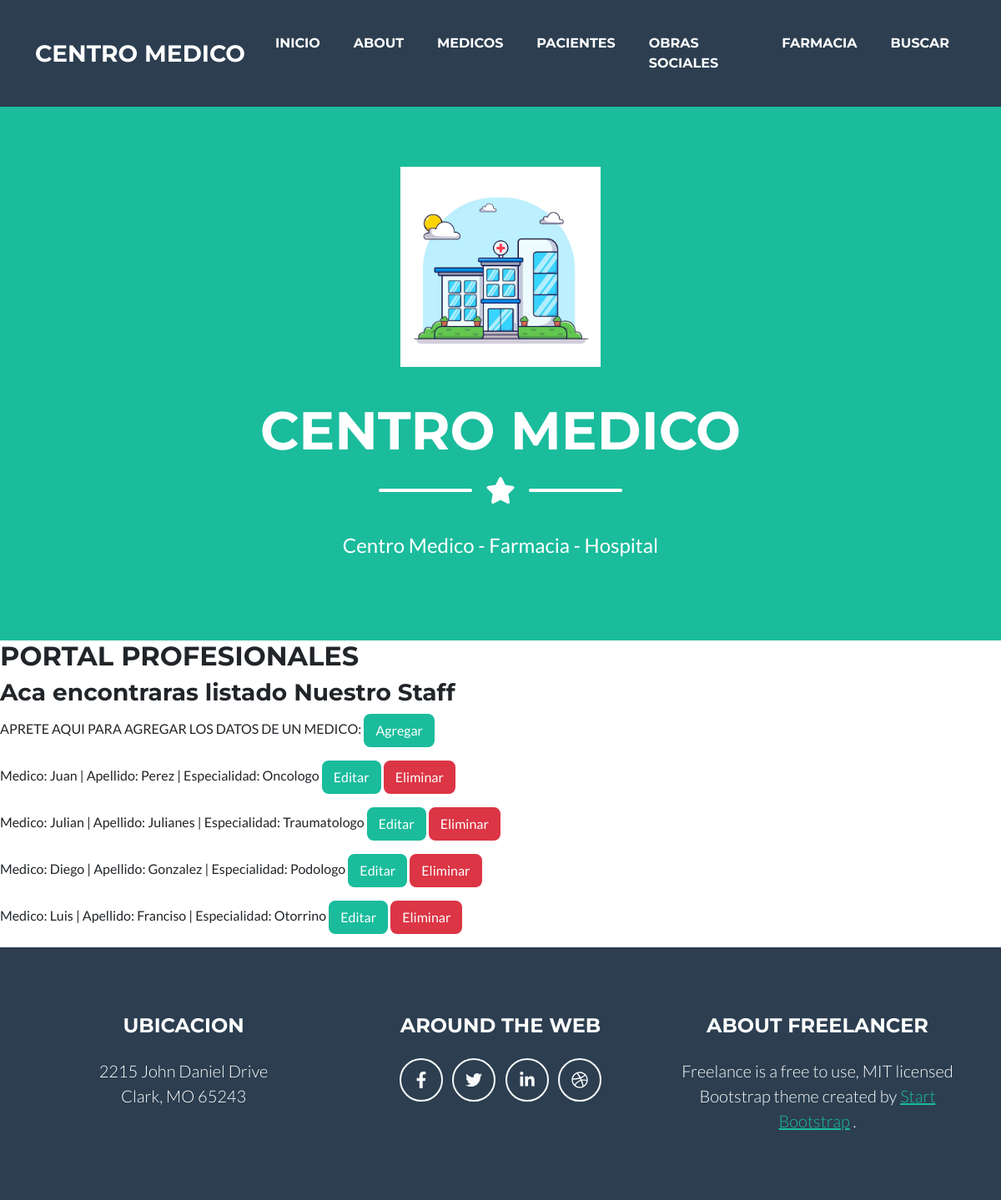
Page /medico_lista/ on the committed database.
### centromed/models.py (models this page shows, shortened)
class Medico(models.Model):
    nombre= models.CharField(max_length=20)
    apellido= models.CharField(max_length=20)
    matricula = models.IntegerField()
    especialidad= models.CharField (max_length=20)
    email= models.EmailField()

### centromed/views.py (the view)
# urls.py: path("medico_lista/", MedicoListView.as_view(), name= "medico_lista"),
class MedicoListView(ListView):
    model = Medico
    context_object_name = "medicos"
    template_name = "centromed/medico_lista.html"

### centromed/templates/centromed/medico_lista.html (shortened to what this page needs)
{% extends 'centromed/base.html' %}
{% block mutable %}
    <h2>PORTAL PROFESIONALES</h2>
    <h3>Aca encontraras listado Nuestro Staff</h3>
    <p>APRETE AQUI PARA AGREGAR LOS DATOS DE UN MEDICO: <a class="btn btn-primary" href="{% url 'medico_crear'%}" role="button">Agregar</a></p>
    {% for medico in medicos %}
        <p>Medico: {{medico.nombre}} | Apellido: {{medico.apellido}} | Especialidad: {{medico.especialidad}} <a class="btn btn-primary" href="{% url 'medico_update' medico.pk %}" role="button">Editar</a>  <a class="btn btn-danger" href="{% url 'medico_delete' medico.pk %}" role="button">Eliminar</a></p>
    {% endfor %}
{% endblock %}

### rows in the picture
Medico: nombre "Juan", apellido "Perez", especialidad "Oncologo"
Medico: nombre "Julian", apellido "Julianes", especialidad "Traumatologo"
Medico: nombre "Diego", apellido "Gonzalez", especialidad "Podologo"
Medico: nombre "Luis", apellido "Franciso", especialidad "Otorrino"
